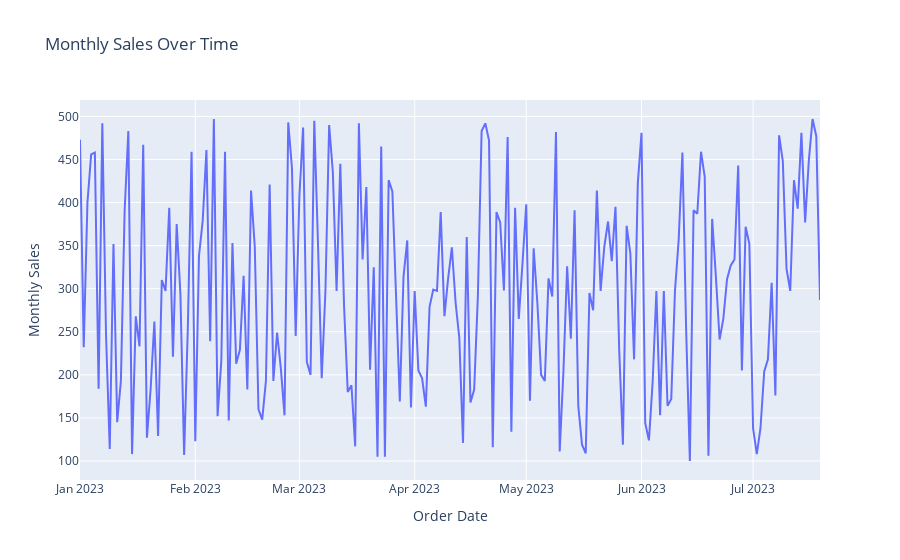

Source (notebook cell):
### Markdown cell above
### Time Series Analysis:

**Task**: Plot the sales trends over time for all products.  
**Question**: Identify any observable trends or seasonality in the sales data.

### Code cell
# With plotly.express as px, it can be used to create an iterative line chart
#   to indicate the sales performance during during the period

sales_trend =px.line(data_frame = df, 
              x='Date',  # x-axis: Month and Year
              y='Sales',        # y-axis: Sales amount
              labels={'Sales': 'Monthly Sales', 'Date': 'Order Date'},
              title='Monthly Sales Over Time') # Configuring the time series plot
sales_trend

### Figure 1 — Plotly figure (JSON) as saved in the notebook; plotly's stock layout.template omitted (floating-point values rounded to 4 significant figures; data arrays with more than 128 entries replaced by an {"elided": "..."} marker saying what was removed)
{"data": [{"hovertemplate": "Order Date=%{x}<br>Monthly Sales=%{y}<extra></extra>", "legendgroup": "", "line": {"color": "#636efa", "dash": "solid"}, "marker": {"symbol": "circle"}, "mode": "lines", "name": "", "orientation": "v", "showlegend": false, "type": "scatter", "x": {"elided": "200 str values"}, "xaxis": "x", "y": {"elided": "200 float values"}, "yaxis": "y"}], "layout": {"legend": {"tracegroupgap": 0}, "title": {"text": "Monthly Sales Over Time"}, "xaxis": {"anchor": "y", "domain": [0, 1], "title": {"text": "Order Date"}}, "yaxis": {"anchor": "x", "domain": [0, 1], "title": {"text": "Monthly Sales"}}}}
